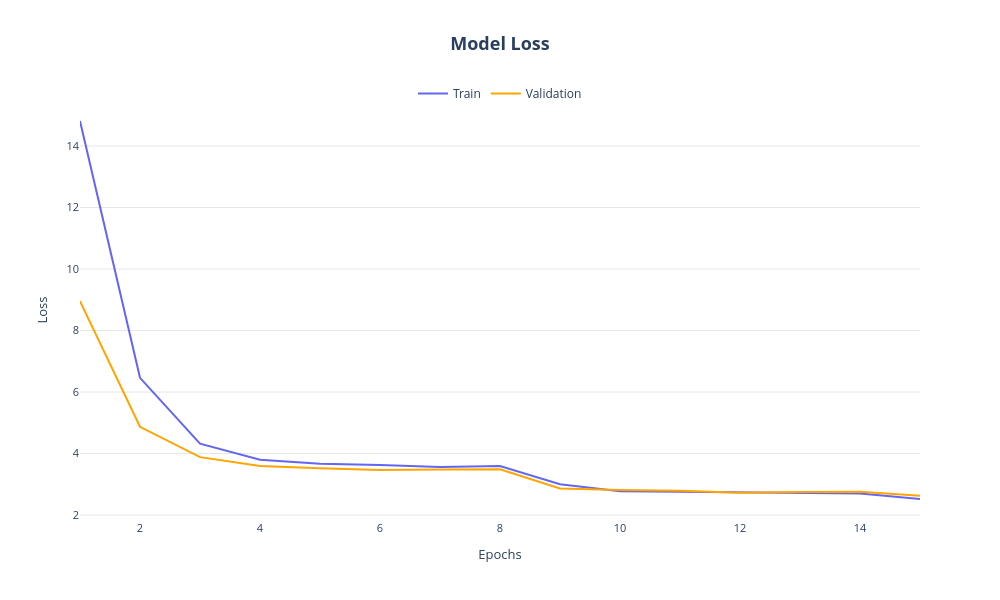

Write notebook code for a chart like this one.
### Code cell
plot_model_results(historyB0, 'loss')

### Figure 1 — Plotly figure (JSON) as saved in the notebook; plotly's stock layout.template omitted (floating-point values rounded to 4 significant figures)
{"data": [{"hovertemplate": "Train Loss: <b>%{y:.4f}</b><extra></extra>", "line": {"color": "#6366f1", "width": 2}, "mode": "lines", "name": "Train", "type": "scatter", "x": [1, 2, 3, 4, 5, 6, 7, 8, 9, 10, 11, 12, 13, 14, 15], "y": [14.81, 6.461, 4.322, 3.801, 3.669, 3.63, 3.559, 3.593, 3.003, 2.775, 2.755, 2.74, 2.717, 2.7, 2.522]}, {"hovertemplate": "Validation Loss: <b>%{y:.4f}</b><extra></extra>", "line": {"color": "#ffa500", "width": 2}, "mode": "lines", "name": "Validation", "type": "scatter", "x": [1, 2, 3, 4, 5, 6, 7, 8, 9, 10, 11, 12, 13, 14, 15], "y": [8.958, 4.87, 3.883, 3.594, 3.524, 3.463, 3.477, 3.491, 2.864, 2.814, 2.793, 2.723, 2.746, 2.755, 2.627]}], "layout": {"font": {"size": 11}, "height": 600, "hovermode": "x unified", "legend": {"font": {"size": 12}, "orientation": "h", "x": 0.5, "xanchor": "center", "y": 1.05}, "paper_bgcolor": "white", "plot_bgcolor": "white", "title": {"font": {"size": 18}, "text": "<b>Model Loss</b>", "x": 0.5, "xanchor": "center"}, "width": 1000, "xaxis": {"showgrid": false, "tickfont": {"size": 11}, "title": {"text": "Epochs"}}, "yaxis": {"gridcolor": "#e5e7eb", "gridwidth": 1, "showgrid": true, "title": {"text": "Loss"}}}}
